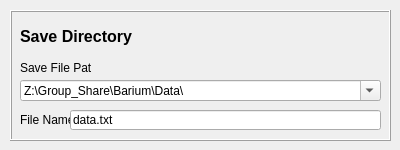
<?xml version="1.0" encoding="UTF-8"?>
<ui version="4.0">
 <class>Form</class>
 <widget class="QWidget" name="Form">
  <property name="geometry">
   <rect>
    <x>0</x>
    <y>0</y>
    <width>400</width>
    <height>150</height>
   </rect>
  </property>
  <property name="windowTitle">
   <string>Form</string>
  </property>
  <widget class="QFrame" name="frame">
   <property name="geometry">
    <rect>
     <x>10</x>
     <y>10</y>
     <width>381</width>
     <height>131</height>
    </rect>
   </property>
   <property name="frameShape">
    <enum>QFrame::Box</enum>
   </property>
   <property name="frameShadow">
    <enum>QFrame::Raised</enum>
   </property>
   <widget class="QLabel" name="label_24">
    <property name="geometry">
     <rect>
      <x>10</x>
      <y>100</y>
      <width>51</width>
      <height>20</height>
     </rect>
    </property>
    <property name="text">
     <string>File Name</string>
    </property>
   </widget>
   <widget class="QLineEdit" name="sd_filename_text">
    <property name="geometry">
     <rect>
      <x>60</x>
      <y>100</y>
      <width>311</width>
      <height>20</height>
     </rect>
    </property>
    <property name="toolTip">
     <string>&lt;html&gt;&lt;head/&gt;&lt;body&gt;&lt;p&gt;Name of saved data file&lt;/p&gt;&lt;/body&gt;&lt;/html&gt;</string>
    </property>
    <property name="text">
     <string>data.txt</string>
    </property>
   </widget>
   <widget class="QLabel" name="label_23">
    <property name="geometry">
     <rect>
      <x>10</x>
      <y>50</y>
      <width>71</width>
      <height>16</height>
     </rect>
    </property>
    <property name="text">
     <string>Save File Path</string>
    </property>
   </widget>
   <widget class="QComboBox" name="sd_save_path_select">
    <property name="geometry">
     <rect>
      <x>10</x>
      <y>70</y>
      <width>361</width>
      <height>21</height>
     </rect>
    </property>
    <property name="toolTip">
     <string>&lt;html&gt;&lt;head/&gt;&lt;body&gt;&lt;p&gt;Path to save directory&lt;/p&gt;&lt;/body&gt;&lt;/html&gt;</string>
    </property>
    <property name="editable">
     <bool>true</bool>
    </property>
    <item>
     <property name="text">
      <string>Z:\Group_Share\Barium\Data\</string>
     </property>
    </item>
    <item>
     <property name="text">
      <string>C:\Users\barium133\Desktop\</string>
     </property>
    </item>
   </widget>
   <widget class="QLabel" name="label">
    <property name="geometry">
     <rect>
      <x>10</x>
      <y>16</y>
      <width>221</width>
      <height>20</height>
     </rect>
    </property>
    <property name="font">
     <font>
      <pointsize>12</pointsize>
      <weight>75</weight>
      <bold>true</bold>
     </font>
    </property>
    <property name="text">
     <string>Save Directory</string>
    </property>
   </widget>
  </widget>
 </widget>
 <resources/>
 <connections/>
</ui>
